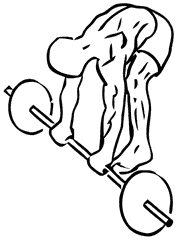
#> input picture apps/web/src/catalog/images/ab-rollout-barbell-0.webp, 177 x 240 px
$ python -i stroke.py   (imports and definitions only)
#> lines starting #> are read from the running program, lines starting #| are printed output that depends on the picture
"""Line-width normalisation for catalog drawings (Pillow only).

Every bundled drawing, licensed or app-owned, is redrawn from its full-size source so that its
mean line width in the 240px mask matches the licensed Everkinetic set:

1. Crop to the ink and scale so the long side is WORK pixels (6x the mask), then binarise.
2. Find each line's centre (Zhang-Suen thinning, short spurs pruned) and its half-width there
   (chamfer distance to the paper).
3. Redraw every centre pixel as a disc whose width is the drawn width times one factor per
   drawing, so heavy outlines stay heavier than interior lines. Solid fills (much wider than
   the drawing's typical line) keep their drawn size. Fractional radii are dithered so widths
   are not limited to whole working pixels.
4. Tune the factor (a few rounds) until `stroke_width` of the final mask reads STROKE_TARGET.

The pose and every line stay where they were drawn; only line weight changes.
"""
import io
import math

from PIL import Image, ImageChops, ImageFilter, ImageMorph, ImageOps

# Mean line width (px): the median of the licensed drawings' 240px masks before
# normalisation. tests/catalog.test.ts holds every bundled drawing to their 5th-95th
# percentile band.
STROKE_TARGET = 2.1
WORK = 1440  # working long side: 6 working pixels per mask pixel
MASK_SIDE = 240
INK = 96  # binarisation threshold on 0-255 ink
FILL = 2.5  # past this many typical half-widths a shape is a solid fill: kept, not rescaled
MIN_WIDTH = 1.2  # thinnest redrawn line, in mask pixels
ROUNDS = 4
TEXTURE_ROUNDS = 6  # the line pass shifts a little with each factor, so it converges more slowly


def _lut(rule):
    """ImageMorph lookup table: bit k of the index is the 3x3 neighbour k in row-major order."""
    return bytearray(rule([(index >> k) & 1 for k in range(9)]) for index in range(512))


def _thinning(step):
    # [11 lines left out: function rule, not called in this run]
    return rule


_OPS = {
    'thin0': _thinning(0),
    'thin1': _thinning(1),
    'dilate4': lambda n: int(any(n[k] for k in (1, 3, 4, 5, 7))),
    'dilate8': lambda n: int(any(n)),
    'erode4': lambda n: int(all(n[k] for k in (1, 3, 4, 5, 7))),
    'erode8': lambda n: int(all(n)),
    'unend': lambda n: int(n[4] and sum(n) > 2),  # drop line ends (one neighbour or none)
    'ends': lambda n: int(n[4] and sum(n) == 2),
}
_MORPH = {}


# [4 lines left out: function _morph, not called in this run]


def _step(kind, image, i):
    """One octagonal step: alternate 4- and 8-neighbourhoods so repeated steps grow discs."""
    return _morph(f'{kind}{8 if i % 2 else 4}', image)[1]


# [73 lines left out: functions _thin, _distance, _prune, _median, _dither, stroke_width, not called in this run]


def _ink(image):
    """Ink (0 paper, 255 black) of a white-ground drawing, a PIL image or encoded bytes."""
    if isinstance(image, (bytes, bytearray)):
        image = Image.open(io.BytesIO(image))
    if image.mode != 'L':
        image = image.convert('RGBA')
        image = Image.alpha_composite(Image.new('RGBA', image.size, 'white'), image).convert('L')
    return ImageOps.invert(image)


def _ink_box(ink):
    box = ink.point(lambda v: 255 if v >= 24 else 0).getbbox()
    if not box:
        raise ValueError('drawing has no ink')
    return box


def ink_box(image):
    """Bounding box of a drawing's ink; returns (canvas size, box)."""
    ink = _ink(image)
    return ink.size, _ink_box(ink)


# [112 lines left out: functions work_box, normalise, not called in this run]

>>> from PIL import Image
>>> picture = Image.open('../../src/catalog/images/ab-rollout-barbell-0.webp')
#> picture is the input picture: PIL image 177x240 RGBA; mean R, G, B, A 0, 0, 0, 28
>>> result = ink_box(picture)
#> in _ink, `return ImageOps.invert(image)`:
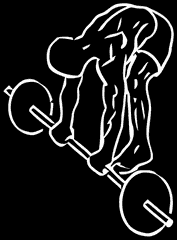
#> returned value: PIL image 177x240 L; min 0, max 252, mean 28
#> in _ink_box, `box = ink.point(lambda v: 255 if v >= 24 else 0).getbbox()`: box = (3, 3, 174, 237)
#> result = ((177, 240), (3, 3, 174, 237))

$ run again, on apps/web/src/catalog/images/ab-wheel-1.webp
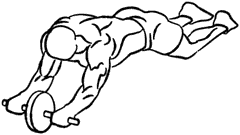
#> input picture apps/web/src/catalog/images/ab-wheel-1.webp, 240 x 135 px
#> picture is the input picture: PIL image 240x135 RGBA; mean R, G, B, A 0, 0, 0, 25.1
#> in _ink, `return ImageOps.invert(image)`:
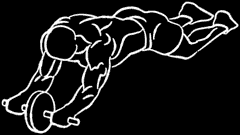
#> returned value: PIL image 240x135 L; min 0, max 252, mean 25.1
#> box = (1, 1, 239, 134)
#> result = ((240, 135), (1, 1, 239, 134))

$ run again, on apps/web/src/catalog/images/bench-press-wide-grip-barbell-0.webp
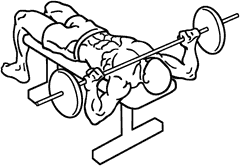
#> input picture apps/web/src/catalog/images/bench-press-wide-grip-barbell-0.webp, 240 x 166 px
#> picture is the input picture: PIL image 240x166 RGBA; mean R, G, B, A 0, 0, 0, 29.3
#> in _ink, `return ImageOps.invert(image)`:
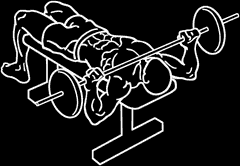
#> returned value: PIL image 240x166 L; min 0, max 252, mean 29.3
#> box = (0, 0, 240, 166)
#> result = ((240, 166), (0, 0, 240, 166))

$ run again, on apps/web/src/catalog/images/bent-over-row-barbell-0.webp
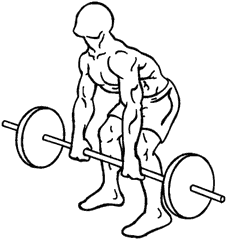
#> input picture apps/web/src/catalog/images/bent-over-row-barbell-0.webp, 227 x 240 px
#> picture is the input picture: PIL image 227x240 RGBA; mean R, G, B, A 0, 0, 0, 23.2
#> in _ink, `return ImageOps.invert(image)`:
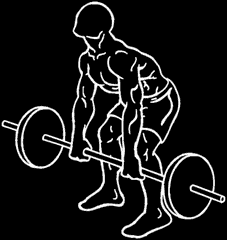
#> returned value: PIL image 227x240 L; min 0, max 252, mean 23.2
#> box = (1, 1, 226, 239)
#> result = ((227, 240), (1, 1, 226, 239))
